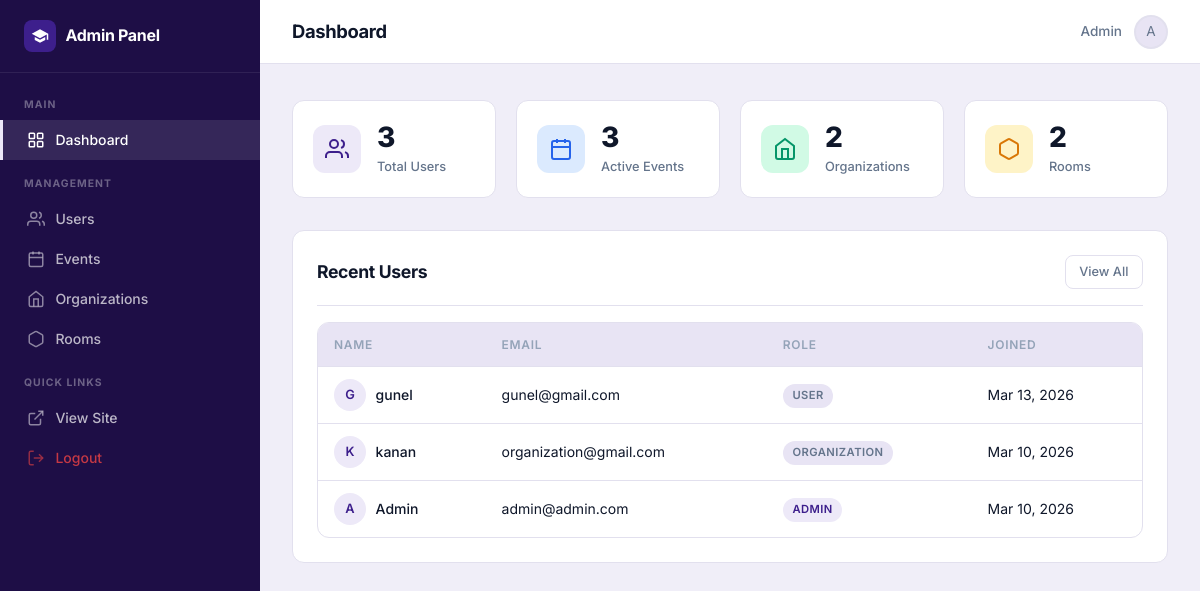
Page /admin/ (signed in) on the committed database.
### app/models/user_model.py (models this page shows, shortened)
class User(UserMixin, db.Model):
    __tablename__ = 'users'
    id = db.Column(db.Integer, primary_key=True)
    full_name = db.Column(db.String(100), nullable=False)
    email = db.Column(db.String(100), unique=True, nullable=False)
    password = db.Column(db.String(200), nullable=False)
    role = db.Column(db.String(20), default='user')
    organization_id = db.Column(db.Integer, db.ForeignKey('organizations.id'), nullable=True)
    created_at = db.Column(db.DateTime, default=datetime.utcnow)
    updated_at = db.Column(db.DateTime, onupdate=datetime.utcnow)

### app/routers/admin_routes.py (the view)
@admin_bp.get('/')
def dashboard():
    all_users = user_repository.get_all()
    stats = {
        'users': len(all_users),
        'events': len(event_repository.get_all()),
        'organizations': len(organization_repository.get_all_ordered_by_name()),
        'rooms': len(room_repository.get_all_ordered_by_name()),
    }
    recent_users = all_users[:5]
    return render_template('admin/dashboard.html', stats=stats, recent_users=recent_users)

### app/__init__.py (called while the page is built)
    @property
    def full_name(self):
        return self.user.full_name if self.user else ""

### app/extensions.py (called while the page is built)
@login_manager.user_loader
def load_user(user_id):
    from app.models.user_model import User
    return User.query.get(int(user_id))

### app/repositories/event_repository.py (called while the page is built)
def get_all():
    return Event.query.order_by(Event.date.asc()).all()

### app/repositories/organization_repository.py (called while the page is built)
def get_all_ordered_by_name():
    return Organization.query.order_by(Organization.name).all()

### app/repositories/room_repository.py (called while the page is built)
def get_all_ordered_by_name():
    return Room.query.order_by(Room.room_name).all()

### app/repositories/user_repository.py (called while the page is built)
def get_all():
    return User.query.order_by(User.created_at.desc()).all()

### app/routers/admin_routes.py (called while the page is built)
@admin_bp.before_request
def check_admin():
    if not current_user.is_authenticated or current_user.role != 'admin':
        flash('Access denied.', 'danger')
        return redirect(url_for('user.login_form'))

### app/templates/admin/dashboard.html (shortened to what this page needs)
{% extends "admin/base.html" %}
{% block page_title %}Dashboard{% endblock %}
{% block content %}
<div class="stats-grid">
    <div class="stat-card">
        <div class="stat-icon stat-icon-purple">
            <svg width="24" height="24" viewBox="0 0 24 24" fill="none" stroke="currentColor" stroke-width="2"><path d="M17 21v-2a4 4 0 0 0-4-4H5a4 4 0 0 0-4 4v2"/><circle cx="9" cy="7" r="4"/><path d="M23 21v-2a4 4 0 0 0-3-3.87"/><path d="M16 3.13a4 4 0 0 1 0 7.75"/></svg>
        </div>
        <div class="stat-info">
            <span class="stat-value">{{ stats.users }}</span>
            <span class="stat-label">Total Users</span>
        </div>
    </div>
    <div class="stat-card">
        <div class="stat-icon stat-icon-blue">
            <svg width="24" height="24" viewBox="0 0 24 24" fill="none" stroke="currentColor" stroke-width="2"><rect x="3" y="4" width="18" height="18" rx="2" ry="2"/><line x1="16" y1="2" x2="16" y2="6"/><line x1="8" y1="2" x2="8" y2="6"/><line x1="3" y1="10" x2="21" y2="10"/></svg>
        </div>
        <div class="stat-info">
            <span class="stat-value">{{ stats.events }}</span>
            <span class="stat-label">Active Events</span>
        </div>
    </div>
    <div class="stat-card">
        <div class="stat-icon stat-icon-green">
            <svg width="24" height="24" viewBox="0 0 24 24" fill="none" stroke="currentColor" stroke-width="2"><path d="M3 9l9-7 9 7v11a2 2 0 0 1-2 2H5a2 2 0 0 1-2-2z"/><polyline points="9 22 9 12 15 12 15 22"/></svg>
        </div>
        <div class="stat-info">
            <span class="stat-value">{{ stats.organizations }}</span>
            <span class="stat-label">Organizations</span>
        </div>
    </div>
    <div class="stat-card">
        <div class="stat-icon stat-icon-orange">
            <svg width="24" height="24" viewBox="0 0 24 24" fill="none" stroke="currentColor" stroke-width="2"><path d="M21 16V8a2 2 0 0 0-1-1.73l-7-4a2 2 0 0 0-2 0l-7 4A2 2 0 0 0 3 8v8a2 2 0 0 0 1 1.73l7 4a2 2 0 0 0 2 0l7-4A2 2 0 0 0 21 16z"/></svg>
        </div>
        <div class="stat-info">
            <span class="stat-value">{{ stats.rooms }}</span>
            <span class="stat-label">Rooms</span>
        </div>
    </div>
</div>
<div class="admin-section">
    <div class="section-header">
        <h3>Recent Users</h3>
        <a href="{{ url_for('admin.list_users') }}" class="btn-secondary btn-sm">View All</a>
    </div>
    <div class="admin-table-wrap">
        <table class="admin-table">
            <thead>
                <tr>
                    <th>Name</th>
                    <th>Email</th>
                    <th>Role</th>
                    <th>Joined</th>
                </tr>
            </thead>
            <tbody>
                {% for user in recent_users %}
                <tr>
                    <td>
                        <div class="table-user">
                            <div class="table-avatar">{{ user.full_name[0].upper() }}</div>
                            {{ user.full_name }}
                        </div>
                    </td>
                    <td>{{ user.email }}</td>
                    <td><span class="badge badge-{{ 'purple' if user.role == 'admin' else 'gray' }}">{{ user.role }}</span></td>
                    <td>{{ user.created_at.strftime('%b %d, %Y') if user.created_at else '-' }}</td>
                </tr>
                {% endfor %}
            </tbody>
        </table>
    </div>
</div>
{% endblock %}

### app/templates/admin/base.html (shortened to what this page needs)
<!DOCTYPE html>
<html lang="en">
<head>
    <link rel="stylesheet" href="{{ url_for('static', filename='base.css') }}">
    <link rel="stylesheet" href="{{ url_for('static', filename='admin.css') }}">
</head>
<body class="admin-body">
<aside class="admin-sidebar">
    <div class="sidebar-header">
        <a href="{{ url_for('admin.dashboard') }}" class="sidebar-brand">
            <div class="brand-logo-icon">
                <svg width="18" height="18" viewBox="0 0 24 24" fill="white"><path d="M12 3L1 9L12 15L21 10.09V17H23V9L12 3Z"/><path d="M5 13.18V17.18L12 21L19 17.18V13.18L12 17L5 13.18Z"/></svg>
            </div>
            <span>Admin Panel</span>
        </a>
    </div>
    <nav class="sidebar-nav">
        <div class="sidebar-section">
            <span class="sidebar-section-title">Main</span>
            <a href="{{ url_for('admin.dashboard') }}" class="sidebar-link {% if request.endpoint == 'admin.dashboard' %}active{% endif %}">
                <svg width="18" height="18" viewBox="0 0 24 24" fill="none" stroke="currentColor" stroke-width="2"><rect x="3" y="3" width="7" height="7" rx="1"/><rect x="14" y="3" width="7" height="7" rx="1"/><rect x="3" y="14" width="7" height="7" rx="1"/><rect x="14" y="14" width="7" height="7" rx="1"/></svg>
                Dashboard
            </a>
        </div>
        <div class="sidebar-section">
            <span class="sidebar-section-title">Management</span>
            <a href="{{ url_for('admin.list_users') }}" class="sidebar-link {% if 'user' in request.endpoint %}active{% endif %}">
                <svg width="18" height="18" viewBox="0 0 24 24" fill="none" stroke="currentColor" stroke-width="2"><path d="M17 21v-2a4 4 0 0 0-4-4H5a4 4 0 0 0-4 4v2"/><circle cx="9" cy="7" r="4"/><path d="M23 21v-2a4 4 0 0 0-3-3.87"/><path d="M16 3.13a4 4 0 0 1 0 7.75"/></svg>
                Users
            </a>
            <a href="{{ url_for('admin.list_events') }}" class="sidebar-link {% if 'event' in request.endpoint %}active{% endif %}">
                <svg width="18" height="18" viewBox="0 0 24 24" fill="none" stroke="currentColor" stroke-width="2"><rect x="3" y="4" width="18" height="18" rx="2" ry="2"/><line x1="16" y1="2" x2="16" y2="6"/><line x1="8" y1="2" x2="8" y2="6"/><line x1="3" y1="10" x2="21" y2="10"/></svg>
                Events
            </a>
            <a href="{{ url_for('admin.list_organizations') }}" class="sidebar-link {% if 'organization' in request.endpoint %}active{% endif %}">
                <svg width="18" height="18" viewBox="0 0 24 24" fill="none" stroke="currentColor" stroke-width="2"><path d="M3 9l9-7 9 7v11a2 2 0 0 1-2 2H5a2 2 0 0 1-2-2z"/><polyline points="9 22 9 12 15 12 15 22"/></svg>
                Organizations
            </a>
            <a href="{{ url_for('admin.list_rooms') }}" class="sidebar-link {% if 'room' in request.endpoint %}active{% endif %}">
                <svg width="18" height="18" viewBox="0 0 24 24" fill="none" stroke="currentColor" stroke-width="2"><path d="M21 16V8a2 2 0 0 0-1-1.73l-7-4a2 2 0 0 0-2 0l-7 4A2 2 0 0 0 3 8v8a2 2 0 0 0 1 1.73l7 4a2 2 0 0 0 2 0l7-4A2 2 0 0 0 21 16z"/></svg>
                Rooms
            </a>
        </div>
        <div class="sidebar-section">
            <span class="sidebar-section-title">Quick Links</span>
            <a href="{{ url_for('main.index') }}" class="sidebar-link">
                <svg width="18" height="18" viewBox="0 0 24 24" fill="none" stroke="currentColor" stroke-width="2"><path d="M18 13v6a2 2 0 0 1-2 2H5a2 2 0 0 1-2-2V8a2 2 0 0 1 2-2h6"/><polyline points="15 3 21 3 21 9"/><line x1="10" y1="14" x2="21" y2="3"/></svg>
                View Site
            </a>
            <a href="{{ url_for('user.logout') }}" class="sidebar-link sidebar-link-danger">
                <svg width="18" height="18" viewBox="0 0 24 24" fill="none" stroke="currentColor" stroke-width="2"><path d="M9 21H5a2 2 0 0 1-2-2V5a2 2 0 0 1 2-2h4"/><polyline points="16 17 21 12 16 7"/><line x1="21" y1="12" x2="9" y2="12"/></svg>
                Logout
            </a>
        </div>
    </nav>
</aside>
<div class="admin-main">
    <header class="admin-topbar">
        <div class="topbar-left">
            <h2 class="topbar-title">{% block page_title %}Dashboard{% endblock %}</h2>
        </div>
        <div class="topbar-right">
            <span class="topbar-user">{{ current_user.full_name }}</span>
            <div class="nav-avatar">{{ current_user.full_name[0].upper() }}</div>
        </div>
    </header>
    <div class="admin-flash">
    </div>
    <div class="admin-content">
        {% block content %}{% endblock %}
    </div>
</div>
</body>
</html>

### app/static/base.css (style rules this page uses)
:root { --primary: #3d1f8c; --primary-dark: #2d1669; --primary-darker: #1e0e46; --primary-light: #ede9f8; --primary-50: #d9d0f5; --success: #10b981; --success-light: #d1fae5; --danger: #ef4444; --danger-light: #fee2e2; --warning: #f59e0b; --warning-light: #fef3c7; --text-primary: #0f172a; --text-secondary: #64748b; --text-muted: #94a3b8; --bg-page: #f0eef8; --bg-surface: #ffffff; --bg-subtle: #e8e4f4; --bg-hover: #f0eef8; --border: #e2e0ee; --border-hover: #c4bfe0; --border-focus: #3d1f8c; --radius-sm: 8px; --radius-md: 12px; --radius-lg: 16px; --radius-xl: 24px; --radius-full: 9999px; --shadow-xs: 0 1px 2px rgba(61, 31, 140, 0.05); --shadow-sm: 0 1px 3px rgba(61, 31, 140, 0.08), 0 1px 2px rgba(61, 31, 140, 0.04); --shadow-md: 0 4px 6px -1px rgba(61, 31, 140, 0.07), 0 2px 4px -2px rgba(61, 31, 140, 0.05); --shadow-lg: 0 10px 15px -3px rgba(61, 31, 140, 0.1), 0 4px 6px -4px rgba(61, 31, 140, 0.05); --shadow-xl: 0 20px 25px -5px rgba(61, 31, 140, 0.1), 0 8px 10px -6px rgba(61, 31, 140, 0.05); --shadow-focus: 0 0 0 3px rgba(61, 31, 140, 0.15); --transition-fast: 150ms cubic-bezier(0.4, 0, 0.2, 1); --transition: 200ms cubic-bezier(0.4, 0, 0.2, 1); --transition-slow: 300ms cubic-bezier(0.4, 0, 0.2, 1); --font: 'Inter', system-ui, -apple-system, BlinkMacSystemFont, 'Segoe UI', sans-serif; }
*, *::before, *::after { box-sizing: border-box; margin: 0; padding: 0; }
html { scroll-behavior: smooth; font-size: 16px; -webkit-font-smoothing: antialiased; -moz-osx-font-smoothing: grayscale; }
body { font-family: var(--font); background-color: var(--bg-page); color: var(--text-primary); line-height: 1.6; min-height: 100vh; display: flex; flex-direction: column; }
a { text-decoration: none; color: var(--primary); transition: color var(--transition-fast); }
.brand-logo-icon { width: 32px; height: 32px; background: var(--primary); border-radius: 8px; display: flex; align-items: center; justify-content: center; color: white; font-size: 1rem; flex-shrink: 0; }
.nav-avatar { width: 34px; height: 34px; border-radius: 50%; background: var(--bg-subtle); border: 2px solid var(--border); display: flex; align-items: center; justify-content: center; font-size: 0.85rem; color: var(--text-secondary); cursor: pointer; overflow: hidden; }
.btn-secondary { display: inline-flex; align-items: center; background: var(--bg-surface); color: var(--text-secondary); font-size: 0.875rem; font-weight: 500; padding: 0.6rem 1.2rem; border-radius: var(--radius-sm); border: 1px solid var(--border); cursor: pointer; transition: all var(--transition-fast); text-decoration: none; }
.btn-sm { font-size: 0.8rem; padding: 0.35rem 0.85rem; }

### rows in the picture
User: full_name "Admin", full_name "A", email "admin@admin.com", role "ADMIN", created_at "Mar 10, 2026"
User: full_name "G", full_name "gunel", email "gunel@gmail.com", role "USER", created_at "Mar 13, 2026"
User: full_name "K", full_name "kanan", email "organization@gmail.com", role "ORGANIZATION", created_at "Mar 10, 2026"

### other values in the picture
{{ stats.users }} "3"
{{ stats.events }} "3"
{{ stats.organizations }} "2"
{{ stats.rooms }} "2"
